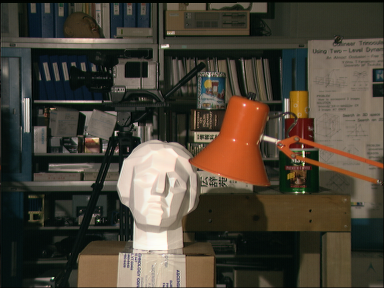
#> input picture ch5/data/ppm/scene1.row3.col3.ppm, 384 x 288 px
$ python ch5_stereo.py   (older library calls are emulated)
#> lines starting #> are read from the running program, lines starting #| are printed output that depends on the picture
### ch5/stereo.py
import numpy
from scipy.ndimage import filters

def plane_sweep_ncc(im_l, im_r, start, steps, wid):
  '''Find disparity image using normalized cross-correlation.'''

  m, n = im_l.shape  # Must match im_r.shape.

  mean_l = numpy.zeros(im_l.shape)
  mean_r = numpy.zeros(im_l.shape)
  s = numpy.zeros(im_l.shape)
  s_l = numpy.zeros(im_l.shape)
  s_r = numpy.zeros(im_l.shape)

  dmaps = numpy.zeros((m, n, steps))

  filters.uniform_filter(im_l, wid, mean_l)
  filters.uniform_filter(im_r, wid, mean_r)

  norm_l = im_l - mean_l
  norm_r = im_r - mean_r

  for disp in range(steps):
    filters.uniform_filter(numpy.roll(norm_l, -disp - start) * norm_r, wid, s)
    filters.uniform_filter(numpy.roll(norm_l, -disp - start) *
                           numpy.roll(norm_l, -disp - start), wid, s_l)
    filters.uniform_filter(norm_r * norm_r, wid, s_r)

    dmaps[:, :, disp] = s / numpy.sqrt(s_l * s_r)

  return numpy.argmax(dmaps, axis=2)


# [15 lines left out: function plane_sweep_ssd, not called in this run]


def plane_sweep_gauss(im_l, im_r, start, steps, wid):
  '''Find disparity image using normalized cross-correlation with Gaussian
  weighted neighborhoods.'''

  m, n = im_l.shape  # Must match im_r.shape.

  mean_l = numpy.zeros(im_l.shape)
  mean_r = numpy.zeros(im_l.shape)
  s = numpy.zeros(im_l.shape)
  s_l = numpy.zeros(im_l.shape)
  s_r = numpy.zeros(im_l.shape)

  dmaps = numpy.zeros((m, n, steps))

  filters.gaussian_filter(im_l, wid, 0, mean_l)
  filters.gaussian_filter(im_r, wid, 0, mean_r)

  norm_l = im_l - mean_l
  norm_r = im_r - mean_r

  for disp in range(steps):
    filters.gaussian_filter(numpy.roll(norm_l, -disp - start) *
                            norm_r, wid, 0, s)
    filters.gaussian_filter(numpy.roll(norm_l, -disp - start) *
                            numpy.roll(norm_l, -disp - start), wid, 0, s_l)
    filters.gaussian_filter(norm_r * norm_r, wid, 0, s_r)

    dmaps[:, :, disp] = s / numpy.sqrt(s_l * s_r)

  return numpy.argmax(dmaps, axis=2)


# [16 lines left out: function plane_sweep_gauss_ssd, not called in this run]

### ch5/ch5_stereo.py
from PIL import Image
import numpy
import stereo

im_l = numpy.array(Image.open('./data/ppm/scene1.row3.col3.ppm').convert('L'), 'f')
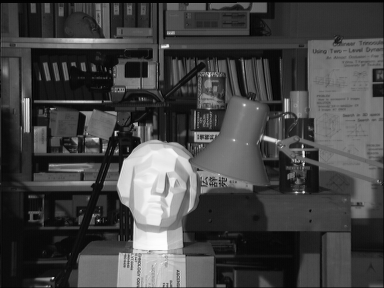
#> im_l: shape (288, 384) float32; min 0, max 253, mean 68.3
im_r = numpy.array(Image.open('./data/ppm/scene1.row3.col4.ppm').convert('L'), 'f')
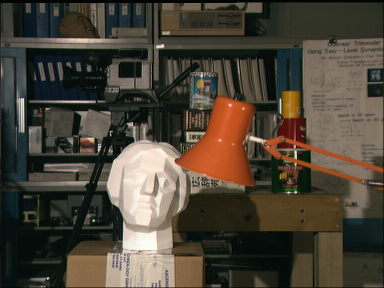
#> input picture ch5/data/ppm/scene1.row3.col4.ppm, 384 x 288 px
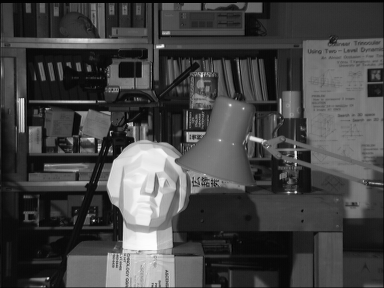
#> im_r: shape (288, 384) float32; min 0, max 254, mean 68.7

steps = 12
start = 4
wid = 9

res = stereo.plane_sweep_ncc(im_l, im_r, start, steps, wid)
#> in plane_sweep_ncc, `norm_r = im_r - mean_r`:
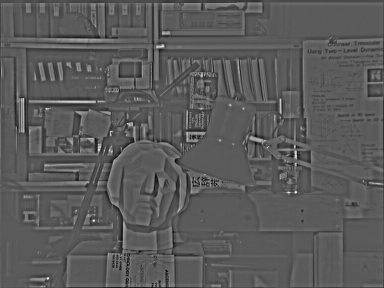
#> norm_r: shape (288, 384) float64; min -102, max 184.1, mean 0; drawn with min black and max white
#> in plane_sweep_ncc, `return numpy.argmax(dmaps, axis=2)`:
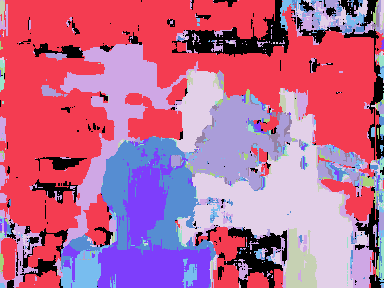
#> returned value: shape (288, 384) int64; 12 distinct labels, from 0 to 11; one colour per label, 0 black

wid = 3
res_gauss = stereo.plane_sweep_gauss(im_l, im_r, start, steps, wid)
#> in plane_sweep_gauss, `mean_l = numpy.zeros(im_l.shape)`: mean_l: shape (288, 384) float64; every value is 0
#> in plane_sweep_gauss, `return numpy.argmax(dmaps, axis=2)`:
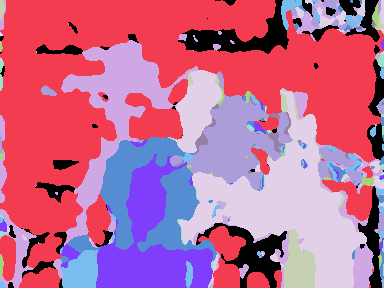
#> returned value: shape (288, 384) int64; 12 distinct labels, from 0 to 11; one colour per label, 0 black

import scipy.misc
scipy.misc.imsave('out_depth.png', res)
scipy.misc.imsave('out_depth_gauss.png', res_gauss)
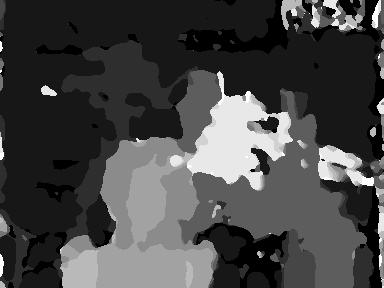
#> saved as out_depth_gauss.png: PIL image 384x288 L; min 0, max 255, mean 69.6
